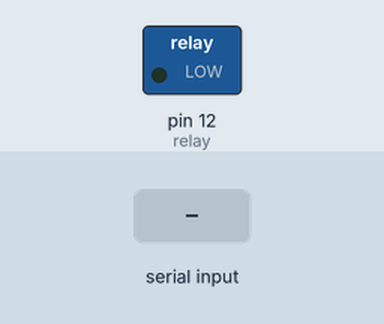
Simulated run of this sketch. Board: Arduino Uno, built with avr-gcc and run on an emulated ATmega328P. Parts: switched loads named in the sketch (green lamp = pin HIGH). The inputs (shaded band) are chosen by the test bench.

Above: at 1.2 s.
1.3 s: "o" received over Serial
At 2.0 s:
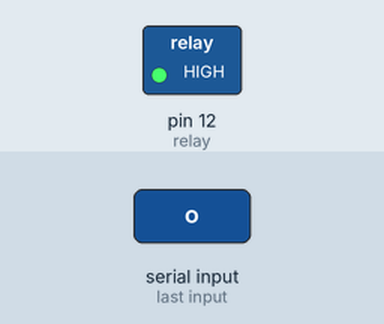
2.8 s: "1" received over Serial
At 3.1 s:
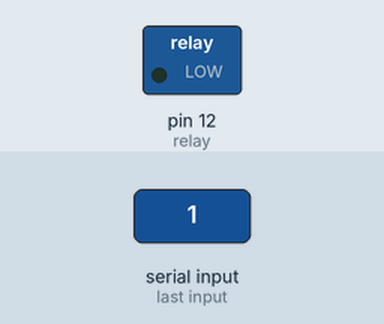
Timing chart, 0 to 5.8 s (numbered marks = the images above; inputs shaded):
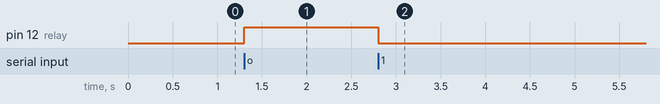

The sketch:

parth_ir_relay.ino
```cpp
int relay = 12;
void setup(){
  Serial.begin(9600);
  pinMode(relay, OUTPUT);
}

void loop(){
 if(Serial.available()){
  char x = Serial.read();

  if(x == 'o'){
    digitalWrite(relay, 1);

  }

  else{
    digitalWrite(relay, 0);
  }
 }


}
```

Measured:
- after the input at 1.3 s, pin 12 (relay): LOW → HIGH at once
- after the input at 2.8 s, pin 12 (relay): HIGH → LOW at once
